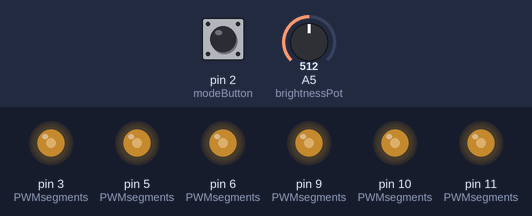
Bench run of a sketch on a simulated Arduino Uno, built with avr-gcc and run on an emulated ATmega328P. On the bench: output pins drawn as LEDs (lit = HIGH). The test bench sets the inputs (shaded band); at power-on: A5 (brightnessPot) = 512, pin 2 (modeButton) HIGH. Random numbers use the default seed unless the sketch sets one.

Above: at 1.2 s.
1.3 s: A5 (brightnessPot) set to 1023
At 2.5 s:
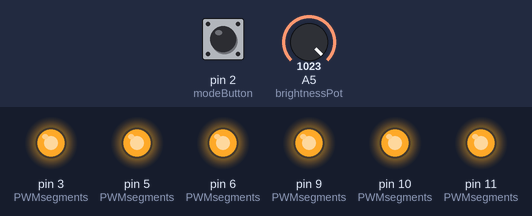
4.3 s: pin 2 (modeButton) pulled LOW for 0.15 s
At 5.5 s:
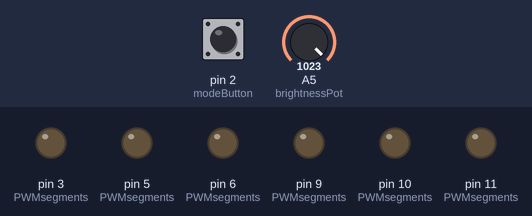
7.4 s: A5 (brightnessPot) set to 900
10.4 s: pin 2 (modeButton) pulled LOW for 1 s
14.4 s: A5 (brightnessPot) set to 306
17.4 s: A5 (brightnessPot) set to 511
Timing chart, 0 to 17.9 s (numbered marks = the images above; inputs shaded):
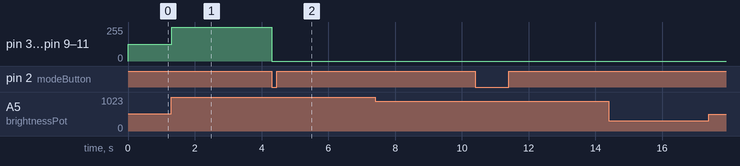

Measured:
- after the input at 1.3 s, pin 3 (PWMsegments), pin 5 (PWMsegments), pin 6 (PWMsegments), pin 9 (PWMsegments), pin 10 (PWMsegments), pin 11 (PWMsegments): 127/255 → 254/255 at once
- after the input at 4.3 s, pin 3 (PWMsegments), pin 5 (PWMsegments), pin 6 (PWMsegments), pin 9 (PWMsegments), pin 10 (PWMsegments), pin 11 (PWMsegments): 254/255 → 0/255 at once

The sketch:

Led-Driver-1.ino
```cpp
//---PWM---
#define blue_seg_1 10
#define blue_seg_2 6
#define blue_seg_3 5
#define blue_seg_4 9

#define yellow_seg_1 11

#define red_seg_1 3
//---------

#define green_seg_1 A1

#define brightnessPot A5
#define modeButton 2

const char PWMsegments[6] = {blue_seg_1, blue_seg_2, blue_seg_3, blue_seg_4, yellow_seg_1, red_seg_1};

volatile char mode = 0;

void resetSegments(){
    for(int i = 0; i < 6; i++){
        analogWrite(PWMsegments[i], 0);
    }
    pinMode(green_seg_1, INPUT);
}

bool buttonPressed = false;
bool modeChangeInterrupt(){
    if(digitalRead(modeButton) && buttonPressed) buttonPressed = false;

    if(!digitalRead(modeButton) && !buttonPressed){
        mode++;
        mode %= 7;

        buttonPressed = true;

        resetSegments();

        delay(400);

        return true;
    }

    return false;
}

float readBrightness(){
    return (float)analogRead(brightnessPot) / 1024.f;
}

void greenSegPWMCycle(int duty){
    //Duty is a value from 0 to 255, like in analogWrite function
    //490Hz => 1 cycle per 2040 ms

    //2040 / 255 = 8
    int onTime = 8 * duty;
    int offTime = 2040 - onTime;
    //Pin switches PNP transistor therefore I'm switching between sinking current and high impedance mode.
    pinMode(green_seg_1, OUTPUT);
    delayMicroseconds(onTime);
    pinMode(green_seg_1, INPUT);
    delayMicroseconds(offTime);
}

//---Fade functions---
//Returns true if the whole fade cycle was made without interrupt
//Returns false otherwise
bool fadeInGreenSeg(unsigned long fadeTime){
    unsigned long startTime = millis();

    unsigned long currentTime = 0;

    while(currentTime <= fadeTime){
        if(modeChangeInterrupt()) return false;

        float brightness = readBrightness();
        greenSegPWMCycle(((currentTime / (float)fadeTime) * 255.f) * brightness);

        currentTime = millis() - startTime;
    }

    return true;
}

bool fadeOutGreenSeg(unsigned long fadeTime){
    unsigned long startTime = millis();

    unsigned long currentTime = 0;

    while(currentTime <= fadeTime){
        if(modeChangeInterrupt()) return false;

        float brightness = readBrightness();
        greenSegPWMCycle((255 - (currentTime / (float)fadeTime) * 255.f) * brightness);

        currentTime = millis() - startTime;
    }

    return true;
}

bool fadeIn(char PWM_pin, unsigned long fadeTime){
    unsigned long startTime = millis();

    unsigned long currentTime = 0;

    while(currentTime <= fadeTime){
        if(modeChangeInterrupt()) return false;

        float brightness = readBrightness();
        analogWrite(PWM_pin, ((currentTime / (float)fadeTime) * 255.f) * brightness);

        currentTime = millis() - startTime;
    }

    return true;
}

bool fadeOut(char PWM_pin, unsigned long fadeTime){
    unsigned long startTime = millis();

    unsigned long currentTime = 0;

    while(currentTime <= fadeTime){
        if(modeChangeInterrupt()) return false;

        float brightness = readBrightness();
        analogWrite(PWM_pin, (255 - (currentTime / (float)fadeTime) * 255.f) * brightness);

        currentTime = millis() - startTime;
    }

    return true;
}
//---

void stillDisplay(){
    for(char i = 0; i < 6; i++){
        if(modeChangeInterrupt()) return;

        float brightness = readBrightness();

        analogWrite(PWMsegments[i], 255.f * brightness);
        greenSegPWMCycle(255.f * brightness);
    }
}

void serialFade(unsigned long fadeTime){
    for(char i = 0; i < 6; i++){
        if(!fadeIn(PWMsegments[i], fadeTime) || !fadeOut(PWMsegments[i], fadeTime)) return;
    }

    if(!fadeInGreenSeg(fadeTime) || !fadeOutGreenSeg(fadeTime)) return;
}

void parallelFade(unsigned long fadeTime){
    unsigned long startTime = millis();
    unsigned long currentTime = 0;

    //Fade in
    while(currentTime <= fadeTime / 2){
        for(char i = 0; i < 6; i++){
            if(modeChangeInterrupt()) return;

            float brightness = readBrightness();
            int duty = ((currentTime / (float)fadeTime) * 255.f) * brightness;

            analogWrite(PWMsegments[i], duty);
            greenSegPWMCycle(duty);
        }

        currentTime = millis() - startTime;
    }

    //Fade out
    while(currentTime <= fadeTime){
        for(char i = 0; i < 6; i++){
            if(modeChangeInterrupt()) return;

            float brightness = (float)analogRead(brightnessPot) / 1024.f;
            int duty = (255 - (currentTime / (float)fadeTime) * 255.f) * brightness;

            analogWrite(PWMsegments[i], duty);
            greenSegPWMCycle(duty);
        }

        currentTime = millis() - startTime;
    }

    resetSegments();

    delay(500);
}

void randomFade(unsigned long fadeTime){
    char randomSeg = random(0, 7);

    if(randomSeg == 6){
        if(!fadeInGreenSeg(fadeTime / 2) || !fadeOutGreenSeg(fadeTime / 2)) return;
    }
    else{
        if(!fadeIn(PWMsegments[randomSeg], fadeTime / 2) || !fadeOut(PWMsegments[randomSeg], fadeTime / 2)) return;
    }
}

void setup(){
    pinMode(brightnessPot, INPUT);
    pinMode(green_seg_1, INPUT);

    pinMode(modeButton, INPUT_PULLUP);

    randomSeed(analogRead(0));
}

void loop(){
    switch(mode){
        case 0:
            stillDisplay();
            break;

        case 1:
            serialFade(600);
            break;

        case 2:
            serialFade(300);
            break;

        case 3:
            parallelFade(2500);
            break;

        case 4:
            parallelFade(1250);
            break;

        case 5:
            randomFade(1200);
            break;

        case 6:
            randomFade(600);
            break;
    }
}
```
